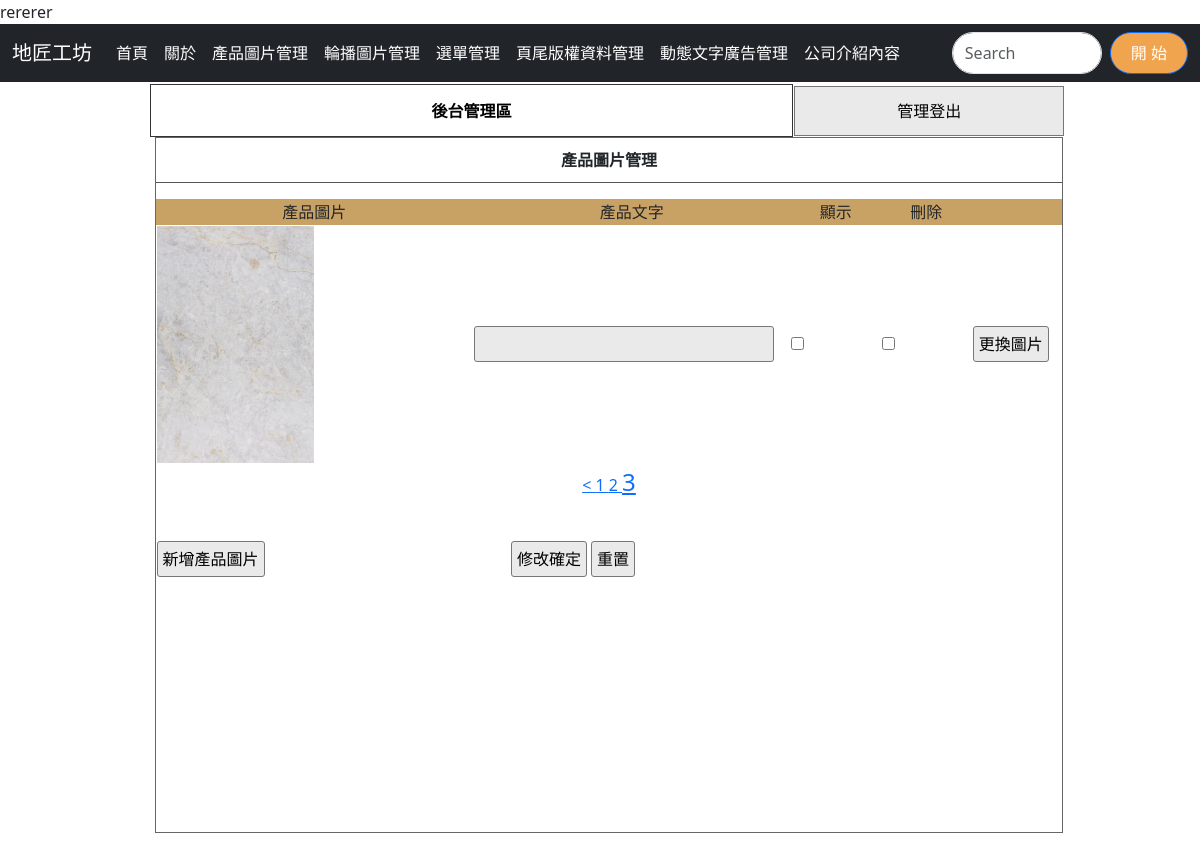
/admin.php?do=image&p=3, run on an earlier commit of the app's database.
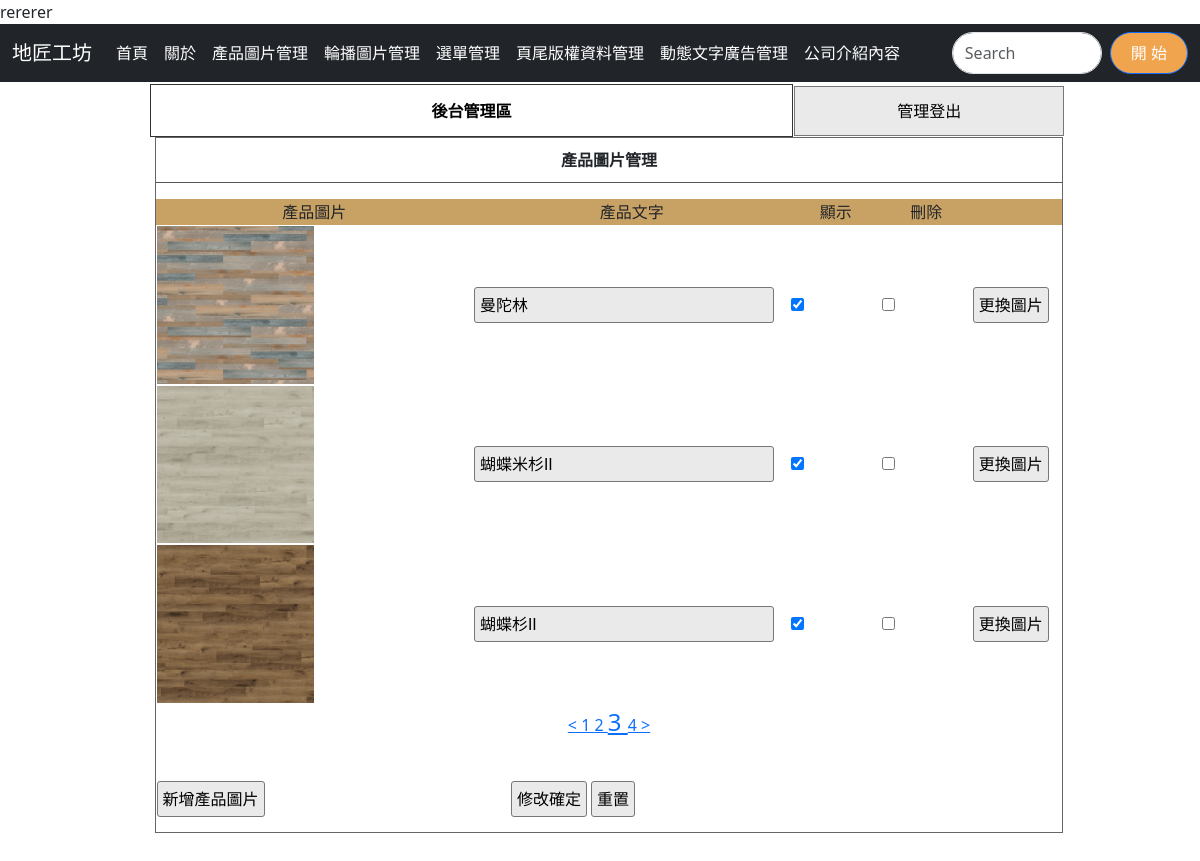
And on a later commit of the database.
### tables this page shows
CREATE TABLE `ads` (
  `id` int(10) UNSIGNED NOT NULL,
  `text` text NOT NULL,
  `sh` int(1) UNSIGNED NOT NULL DEFAULT 0
);

CREATE TABLE `images` (
  `id` int(10) UNSIGNED NOT NULL,
  `img` text NOT NULL,
  `sh` int(1) UNSIGNED NOT NULL DEFAULT 1,
  `type` int(12) NOT NULL,
  `text` text NOT NULL
);

### api/db.php (called while the page is built, shortened)
<?php
class DB{
    protected $dsn="mysql:host=localhost;charset=utf8;dbname=db10";
    protected $pdo;
    protected $table;
    function __construct($table){
        $this->table=$table;
        $this->pdo=new PDO($this->dsn,'root','');
    }
    function all(...$arg){
        $sql="SELECT * FROM $this->table ";
        if(!empty($arg[0])){
            if(is_array($arg[0])){
                $where=$this->a2s($arg[0]);
                $sql=$sql . " WHERE ". join(" && ",$where);
            }else{
                $sql .= $arg[0];
            }
        }
        return $this->fetchAll($sql);
    }
    function a2s($array){
        $tmp=[];
        foreach($array as $key => $value){
            $tmp[]="`$key`='$value'";
        }
        return $tmp;
    }
    function count($where=[]){
        return $this->math('count','*',$where);
    }
    protected function fetchAll($sql){
        return $this->pdo->query($sql)->fetchAll(PDO::FETCH_ASSOC);
    }
     protected function math($math,$col='id',$where=[]){
        $sql="SELECT $math($col) FROM $this->table";
        return $this->pdo->query($sql)->fetchColumn();
    }
}
$Ad=new DB('ads');
$Image=new DB('images');

### backend/image.php (the view, shortened to what this page needs)
<div class="di" style="height:800px; ; width:76.5%; margin:2px 0px 0px 0px; float:left; position:relative; left:150px;">
    <?php include_once "logout.php";?>
    <div style="width:99%; height:87%; margin:auto; overflow:auto; border:#666 1px solid;">
        <p class="t cent botli">產品圖片管理</p>
        <form method="post" action="./api/edit.php">
            <table width="100%">
                <tbody>
                    <tr class="yel">
                        <td width="35%">產品圖片</td>
                        <td width="35%">產品文字</td>
                        <td width="10%">顯示</td>
                        <td width="10%">刪除</td>
                        <td></td>
                    </tr>
                    <?php
                    $div=3;
                    $total=$Image->count();
                    $pages=ceil($total/$div);
                    $now=$_GET['p']??1;
                    $start=($now-1)*$div;
                    $rows=$Image->all(" limit $start,$div");
                    foreach($rows as $row){
                    ?>
                    <tr>
                        <td>
                            <img src="./upload/<?=$row['img'];?>" style="width:50%;height:50%;">
                        </td>
                        <td>
                            <input type="text" name="text[]" value="<?=$row['text'];?>" style="width:95%">
                        </td>
                        <td>
                            <input type="checkbox" name="sh[]" value="<?=$row['id'];?>"
                                <?=($row['sh']==1)?'checked':'';?>>
                        </td>
                        <td>
                            <input type="checkbox" name="del[]" value="<?=$row['id'];?>">
                        </td>
                        <td>
                            <input type="button"
                                onclick="op('#cover','#cvr','./modal/upload_<?=$do;?>.php?id=<?=$row['id'];?>&table=<?=$do;?>')"
                                value="更換圖片">
                        </td>
                    </tr>
                    <?php
                    }
                    ?>
                </tbody>
            </table>
            <div class="cent">
                <div class="cent">
                    <?php
                if(($now-1)>0){
                    $prev=$now-1;
                    echo "<a href='?do=$do&p=$prev'> < </a>";
                }
                for($i=1;$i<=$pages;$i++){
                    $size=($i==$now)?"24px":"16px";
                    echo "<a href='?do=$do&p=$i' style='font-size:$size'> ";
                    echo $i;
                    echo " </a>";
                }
                if(($now+1)<=$pages){
                    $next=$now+1;
                    echo "<a href='?do=$do&p=$next'> > </a>";
                }
            ?>
                </div>
            </div>
            <table style="margin-top:40px; width:70%;">
                <tbody>
                    <tr>
                        <td width="200px">
                            <input type="button"
                                onclick="op(&#39;#cover&#39;,&#39;#cvr&#39;,&#39;./modal/image.php?table=<?=$do;?>&#39;)"
                                value="新增產品圖片">
                        </td>
                        <td class="cent">
                            <input type="submit" value="修改確定">
                            <input type="reset" value="重置">
                        </td>
                    </tr>
                </tbody>
            </table>
        </form>
    </div>
</div>

### admin.php (shortened to what this page needs)
<?php include_once "api/db.php";?>
<!DOCTYPE html>
<html lang="en">
<head>
    <link rel="stylesheet" href="./css/style.css">
    <link rel="stylesheet" href="https://cdnjs.cloudflare.com/ajax/libs/bootstrap/5.3.3/css/bootstrap.min.css"
 />
</head>
<body>
    <div class="main-header">
        <marquee behavior="scroll" direction="left">
            <?php
    $ads=$Ad->all(['sh'=>1]);
    foreach($ads as $ad){
        echo $ad['text'];
    }
?>
        </marquee>
    </div>
    <nav class="navbar navbar-expand-sm navbar-dark bg-dark position: sticky top: 0 z-index: 1050 sticky-top">
        <div class="container-fluid">
            <a class="navbar-brand" href="javascript:void(0)">地匠工坊</a>
            <div class="collapse navbar-collapse" id="mynavbar">
                <ul class="navbar-nav me-auto">
                    <li class="nav-item">
                        <a class="nav-link highlight-hover" href="index.php">首頁</a>
                    </li>
                    <li class="nav-item">
                        <a class="nav-link highlight-hover" href="#page1">關於</a>
                    </li>
                    <li class="nav-item">
                        <a class="nav-link highlight-hover" href="?do=image">產品圖片管理</a>
                    </li>
                    <li class="nav-item">
                        <a class="nav-link highlight-hover" href="?do=mvim">輪播圖片管理</a>
                    </li>
                    <li class="nav-item">
                        <a class="nav-link highlight-hover" href="?do=menu">選單管理</a>
                    </li>
                    <li class="nav-item">
                        <a class="nav-link highlight-hover" href="?do=bottom">頁尾版權資料管理</a>
                    </li>
                    <li class="nav-item">
                        <a class="nav-link highlight-hover" href="?do=ad">動態文字廣告管理</a>
                    </li>
                    <li class="nav-item">
                        <a class="nav-link highlight-hover" href="?do=about">公司介紹內容</a>
                    </li>
                </ul>
                <form class="d-flex">
                    <input class="form-control me-2" type="text" placeholder="Search">
                    <button class="btn btn-primary" type="button">開 始</button>
                </form>
            </div>
        </div>
    </nav>
    <div class="col">
        <?php
         $do=$_GET['do']??'title';
         $file="./backend/{$do}.php";
         if(file_exists($file)){
             include $file;
         }else{
             include "./backend/title.php";
         }
        ?>
    </div>
</body>
</html>

### backend/logout.php
<table width="100%">
        <tbody>
            <tr>
                <td style="width:70%;font-weight:800; border:#333 1px solid; border-radius:3px;" class="cent"><a
                        href="?do=admin" style="color:#000; text-decoration:none;">後台管理區</a></td>
                <td><button onclick="document.cookie=&#39;user=&#39;;location.replace(&#39;./api/logout.php&#39;)"
                        style="width:99%; margin-right:2px; height:50px;">管理登出</button></td>
            </tr>
        </tbody>
    </table>

### css/style.css (style rules this page uses)
body { padding: 0px; margin: 0px; }
.t { font-weight: 800; display: block; text-align: center; padding: 10px 1px 10px 1px; }
.botli { border-bottom: #555 1px solid; }
.di { display: inline-block; }
.cent { text-align: center; }
input, button { border: #777 1px solid; border-radius: 3px; background: #EAEAEA; padding: 5px; margin: 3px; }
input[type=text], input[type=password] { width: 150px; }
.yel td { background: #C8A165; text-align: center; }
.highlight-hover { position: relative; display: inline-block; }
.highlight-hover::after { content: ''; position: absolute; bottom: 0; left: 50%; width: 0; height: 8px; background-color: rgba(255, 255, 0, 0.8); transition: width 0.3s ease, left 0.3s ease; z-index: -1; }
body { background-color: #f5f5f5; color: #333; font-family: 'Roboto', sans-serif; }
.navbar { background-color: #ebbf0fed; }
.navbar-brand, .nav-link { color: #ffffff !important; }
input.form-control { border-radius: 30px; }
button.btn-primary { background-color: #f1a44e; border-radius: 30px; padding: 8px 20px; }

What changed in the data, as far as the page shows it:
removed images: img (picture)
added images: img (picture), text "曼陀林", sh "☑"
added images: img (picture), text "蝴蝶米杉Ⅱ", sh "☑"
added images: img (picture), text "蝴蝶杉Ⅱ", sh "☑"
Also different on the page:
new list line: "4"
